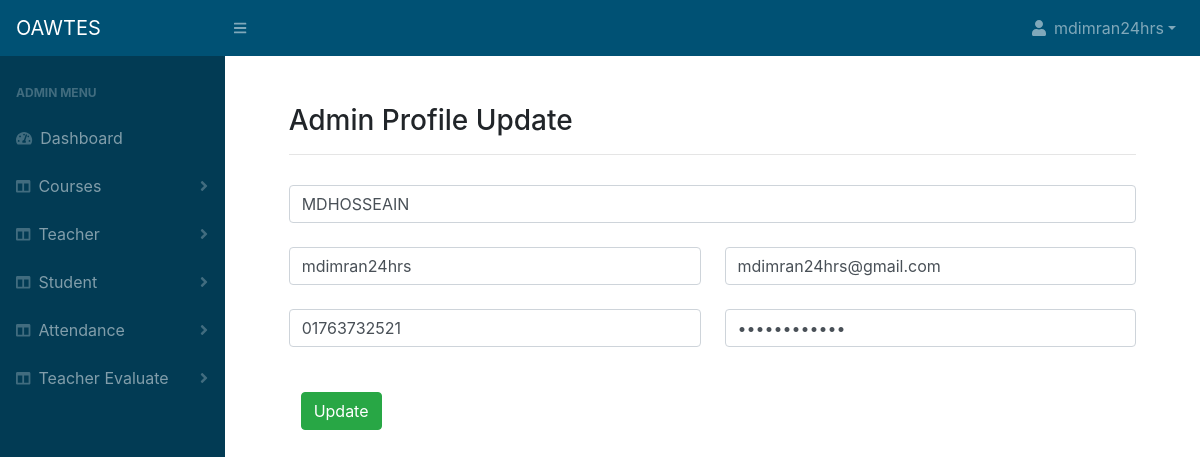
The app's page /admin_profile.php (signed in) with its own data.
### tables this page shows
CREATE TABLE `users` (
  `id` int(10) NOT NULL,
  `role` varchar(255) NOT NULL,
  `name` varchar(255) NOT NULL,
  `username` varchar(255) NOT NULL,
  `password` varchar(255) NOT NULL,
  `email` varchar(255) DEFAULT NULL,
  `mobile` varchar(11) DEFAULT NULL,
  `address` varchar(255) DEFAULT NULL,
  `department` varchar(255) DEFAULT NULL,
  `dateofbirth` date DEFAULT NULL,
  `gender` varchar(255) DEFAULT NULL,
  `entrydate` datetime NOT NULL
);

### admin_profile.php (the view, shortened to what this page needs)
<?php
            require_once('connection.php');
            $sql = "SELECT * FROM users WHERE role = 'Admin'";
            $query = mysqli_query($conn,$sql);
            $row = mysqli_fetch_array($query, MYSQLI_ASSOC);
              $name = $row['name'];
              $email = $row['email'];
              $mobile = $row['mobile'];
              $password = $row['password'];
?>
<!DOCTYPE html>
<html lang="en">
    <head>
        <?php require_once('cssfile.php'); ?>
    </head>
    <body class="sb-nav-fixed">
        <?php require_once('header.php'); ?>
        <div id="layoutSidenav">
            <div id="layoutSidenav_nav" >
                <?php require_once('left_ber.php'); ?>
            </div>
            <div id="layoutSidenav_content">
                <main style="margin-bottom: 100px;">
                    <div class="container-fluid">
                        <div class="row">
                             <div class="col-11" style="margin: auto;">
                              <br>
                              <h3 class="mt-4">Admin Profile Update</h3>
                              <hr style="margin-bottom: 30px;">
 <form method="post" action="admin_profile_action.php">
    <div class="row mb-4">
  <div class="col">
    <input type="text" class="form-control" placeholder="Name *" aria-label="Name" name="name" value="<?php echo $name; ?>">
  </div>
</div>
  <div class="row mb-4">
    <div class="col">
    <input type="text" class="form-control" placeholder="User Name *" aria-label="Last name" name="uname" value="<?php echo $username; ?>">
  </div>
    <div class="col">
    <input type="Email" class="form-control" placeholder="Email" aria-label="Last name" name="email" value="<?php echo $email; ?>">
  </div>
</div>
  <div class="row mb-4">
    <div class="col">
    <input type="Number" class="form-control" placeholder="Mobile Number" aria-label="Mobile" name="mobile" value="<?php echo $mobile; ?>">
     </div>
     <div class="col">
    <input type="password" class="form-control" placeholder="Password *" aria-label="Password" name="password" value="<?php echo $password; ?>">
     </div>
</div>
  <div class="d-grid col-4 ">
    <p style="color:red; padding-top:5px;"><?php if(isset($_GET['msg'])){echo $_GET['msg'];} ?></p>
  <input type="submit" class="btn btn-success " value="Update"/>
</div>
  </form>
                            </div>
                        </div>
                    </div>
                </main>
            </div>
        </div>
    </body>
</html>

### records on screen
users: name "MDHOSSEAIN", email "mdimran24hrs@gmail.com", mobile "01763732521"

### other values on screen
$username "mdimran24hrs"
$role "ADMIN"
